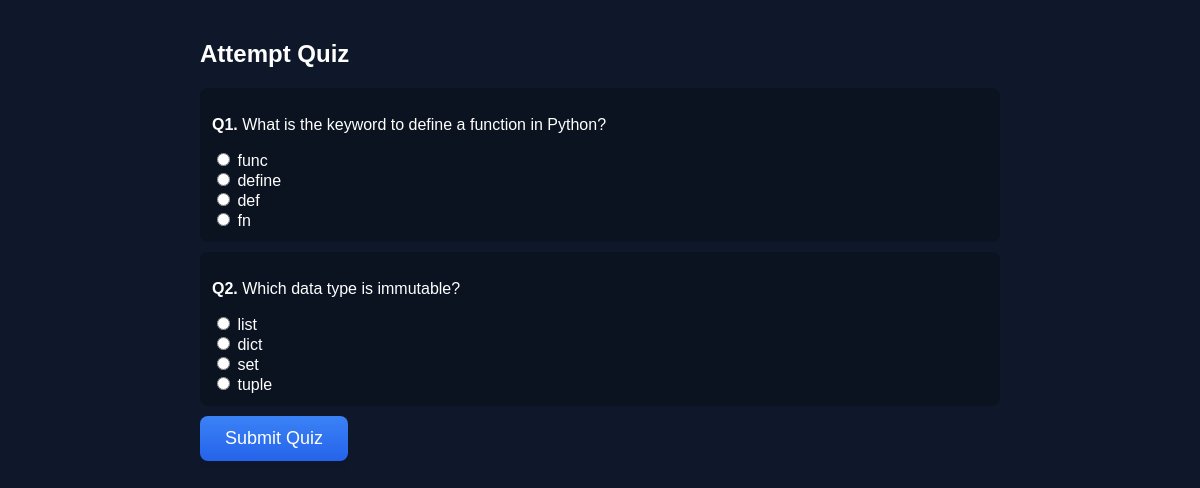
Screenshot of /take/1 with the database file from the repository.
### tables this page shows
CREATE TABLE questions(
        id INTEGER PRIMARY KEY AUTOINCREMENT,
        quiz_id INTEGER,
        text TEXT,
        opt1 TEXT, opt2 TEXT, opt3 TEXT, opt4 TEXT,
        correct INTEGER,
        weight INTEGER
    );

### app.py (the view)
@app.route("/take/<int:quiz_id>")
def take_quiz(quiz_id):
    conn = get_db()
    c = conn.cursor()
    c.execute("SELECT * FROM questions WHERE quiz_id=?", (quiz_id,))
    questions = c.fetchall()
    conn.close()
    random.shuffle(questions)
    return render_template("take_quiz.html", questions=questions, quiz_id=quiz_id)

### app.py (called while the page is built)
def get_db():
    conn = sqlite3.connect("database.db")
    return conn

### templates/take_quiz.html
{% extends "base.html" %}
{% block content %}
<div class="container" style="max-width:800px; margin:40px auto; text-align:left;">
<h2>Attempt Quiz</h2>
<form method="post" action="{{ url_for('submit_quiz', quiz_id=quiz_id) }}">
{% if questions %}
  {% for q in questions %}
  <div style="background:#0b1220; padding:12px; margin:10px 0; border-radius:8px;">
    <p><strong>Q{{ loop.index }}.</strong> {{ q[2] }}</p>
    <input type="radio" name="q{{ q[0] }}" value="0"> {{ q[3] }}<br>
    <input type="radio" name="q{{ q[0] }}" value="1"> {{ q[4] }}<br>
    <input type="radio" name="q{{ q[0] }}" value="2"> {{ q[5] }}<br>
    <input type="radio" name="q{{ q[0] }}" value="3"> {{ q[6] }}<br>
  </div>
  {% endfor %}
  <button class="btn-3d" type="submit">Submit Quiz</button>
{% else %}
  <p>No questions available in this quiz.</p>
{% endif %}
</form>
</div>
{% endblock %}

### templates/base.html (style rules this page uses)
body { font-family: Arial; background: #0f172a; color: white; text-align: center; }
.btn-3d { padding: 12px 25px; font-size: 18px; border: none; border-radius: 8px; background: linear-gradient(180deg,#3b82f6,#2563eb); color: white; box-shadow: 0px 8px rgba(15,23,42,0.5); cursor: pointer; transition: transform 0.12s ease, box-shadow 0.12s ease; }
.container { margin-top: 80px; }

### rows the page displays
questions: text "What is the keyword to define a function in Python?", opt1 "func", opt2 "define", opt3 "def", opt4 "fn"
questions: text "Which data type is immutable?", opt1 "list", opt2 "dict", opt3 "set", opt4 "tuple"
